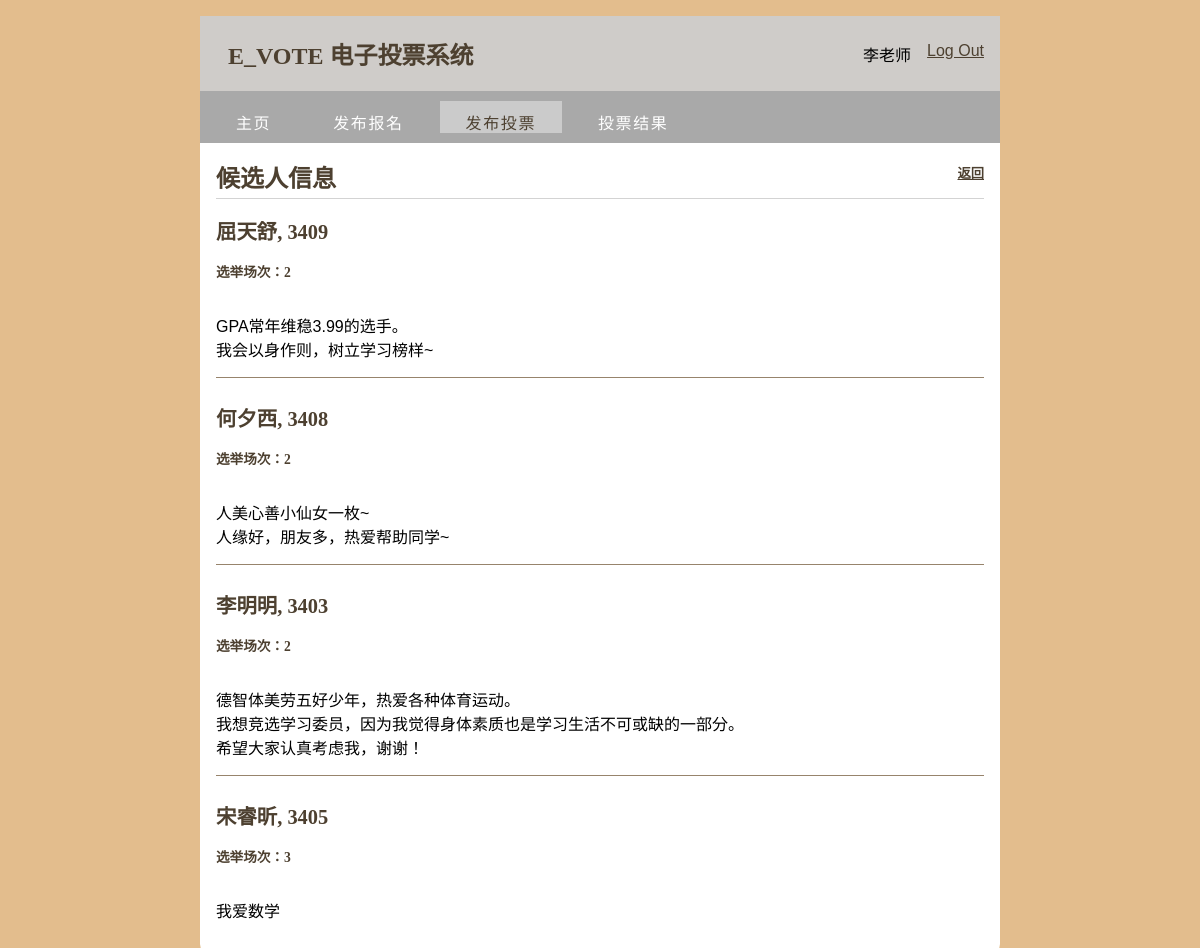
Page /admin/candidate (signed in) on the committed database.
### tables this page shows
CREATE TABLE admin(
  id INTEGER PRIMARY KEY AUTOINCREMENT,
  username TEXT UNIQUE NOT NULL,
  password TEXT NOT NULL,
  admin_id INTEGER UNIQUE NOT NULL,
  realname TEXT NOT NULL
);

CREATE TABLE candidate_list(
  id INTEGER PRIMARY KEY AUTOINCREMENT,
  election_number INTEGER NOT NULL,
  candidate_id INTEGER NOT NULL,
  candidate_name TEXT NOT NULL,
  discription TEXT,
  calcu_id INTEGER,
  FOREIGN KEY (election_number) REFERENCES election_info (info_id),
  FOREIGN KEY (candidate_id) REFERENCES user (user_id),
  FOREIGN KEY (candidate_name) REFERENCES user (realname)
);

### e_vote/admin.py (the view)
@bp.route('/candidate')
def candidate():
    db = get_db()
    posts = db.execute(
        'SELECT candidate_id, candidate_name, discription, election_number'
        ' FROM candidate_list'
    ).fetchall()
    return render_template('admin/candidate.html', posts=posts)

### e_vote/auth.py (called while the page is built)
@bp.before_app_request
def load_logged_in_user():
    user_id = session.get('user_id')
    admin_id = session.get('admin_id')
    if user_id is None:
        g.user = get_db().execute(
            'SELECT * FROM admin WHERE id = ?', (admin_id,)
        ).fetchone()
    elif admin_id is None:
        g.user = get_db().execute(
            'SELECT * FROM user WHERE id = ?', (user_id,)
        ).fetchone()
    else:
        g.user=None

### e_vote/db.py (called while the page is built)
def get_db():
    if 'db' not in g:
        g.db=sqlite3.connect(
            current_app.config['DATABASE'],
            detect_types=sqlite3.PARSE_DECLTYPES
        )
        g.db.row_factory=sqlite3.Row
    return g.db

### e_vote/templates/admin/candidate.html
{% extends 'base.html' %}
{% block menu %}
  <ul id="menu">
    <li><a href="{{ url_for('admin.admin_home') }}">主页</a></li>
    <li><a href="{{ url_for('admin.election_register') }}">发布报名</a></li>
    <li class="selected"><a href="{{ url_for('admin.push_vote') }}">发布投票</a></li>
    <li><a href="another_page.html">投票结果</a></li>
  </ul>
{% endblock %}
{% block header %}
  <h1>{% block title %}候选人信息{% endblock %}</h1>
  <h5><a href="{{ url_for('admin.push_vote') }}">返回</a></h5>
{% endblock %}
{% block content %}
  {% for candidate_list in posts %}
    <article class="post">
      <header>
        <div>
          <h1>{{ candidate_list['candidate_name'] }}, {{ candidate_list['candidate_id'] }}</h1>
          <h4>选举场次：{{ candidate_list['election_number'] }}</h4>
        </div>
      </header>
      <p class="body">{{ candidate_list['discription'] }}</p>
    </article>
    {% if not loop.last %}
      <hr>
    {% endif %}
  {% endfor %}
{% endblock %}

### e_vote/templates/base.html (shortened to what this page needs)
<!DOCTYPE html>
<html lang="en">
<link rel="stylesheet" href="{{ url_for('static', filename='style.css') }}">
<nav>
  <h1>E_VOTE 电子投票系统</h1>
  <ul>
    {% if g.user %}
      <li><span>{{ g.user['username'] }}</span>
      <li><a href="{{ url_for('auth.logout') }}">Log Out</a>
    {% else %}
      <li><a href="{{ url_for('auth.register') }}">Register</a>
      <li><a href="{{ url_for('auth.login') }}">Log In</a>
    {% endif %}
  </ul>
</nav>
<div id="menubar">
  {% block menu %}{% endblock %}
</div>
<section class="content">
  <header>
    {% block header %}{% endblock %}
  </header>
  {% block content %}{% endblock %}
</section>
</html>

### e_vote/static/style.css (style rules this page uses)
html { font-family: arial; background: #e3bd8d; padding: 1rem; }
h1, h2, h3, h4, h5, h6 { font-family: "微软雅黑"; color: #4d4030; margin: 1rem 0; }
a { color: #4d4030; }
hr { border: none; border-top: 1px solid #97846c; }
nav { background: #cfccc9; display: flex; align-items: center; padding: 0 0.5rem; }
nav h1 { flex: auto; margin: 20px; color: #4d4030; }
nav ul { display: flex; list-style: none; margin: 0; padding: 0; }
nav ul li a, nav ul li span, header .action { display: block; padding: 0.5rem; }
div#menubar { margin-left: auto; margin-right: auto; max-width: 800px; height: 52px; padding: 0; background: darkgray; }
div ul#menu, div ul#menu li { float: left; margin: 0; padding: 0; }
div ul#menu li { list-style: none; }
div ul#menu li a { letter-spacing: 0.1em; font: normal 100% arial, sans-serif; display: block; float: left; height: 17px; margin: 10px 0 0 10px; padding: 9px 26px 6px 26px; text-align: center; color: #FFF; text-transform: uppercase; text-decoration: none; background: transparent; }
ul#menu li a:hover, ul#menu li.selected a, ul#menu li.selected a:hover { color: #4d4030; background: transparent url(transparent_light.png) repeat; }
.content { padding: 0 1rem 1rem; }
.content > header { border-bottom: 1px solid lightgray; display: flex; align-items: flex-end; }
.content > header h1 { flex: auto; margin: 1rem 0 0.25rem 0; }
.post > header { display: flex; align-items: flex-end; font-size: 0.85em; }
.post > header > div:first-of-type { flex: auto; }
.post > header h1 { font-size: 1.5em; margin-bottom: 0; }
.post .body { white-space: pre-line; }
.content:last-child { margin-bottom: 0; }

### rows in the picture
admin: user.username "李老师"
candidate_list: candidate_name "屈天舒", candidate_id "3409", election_number "2", discription "GPA常年维稳3.99的选手。 我会以身作则，树立学习榜样~"
candidate_list: candidate_name "何夕西", candidate_id "3408", election_number "2", discription "人美心善小仙女一枚~ 人缘好，朋友多，热爱帮助同学~"
candidate_list: candidate_name "李明明", candidate_id "3403", election_number "2", discription "德智体美劳五好少年，热爱各种体育运动。 我想竞选学习委员，因为我觉得身体素质也是学习生活不可或缺的一部分。 希望大家认真考虑我，谢谢！"
candidate_list: candidate_name "宋睿昕", candidate_id "3405", election_number "3", discription "我爱数学"
